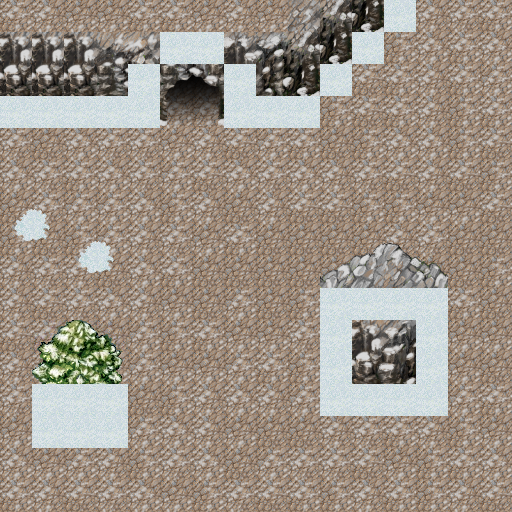

Tiled map render using the project's own tile images. Description and the whole map definition, tile-layer contents included, below:
An orthogonal 16x16 tile map with 32x32 px tiles, 4 tile layers (terrain, scenery, overlay, collision) and 1 object (spawnLocation).

<map version="1.10" tiledversion="1.10.2" orientation="orthogonal" renderorder="right-down" width="16" height="16" tilewidth="32" tileheight="32" infinite="0" nextlayerid="8" nextobjectid="3">
 <tileset firstgid="1" source="snowTileset.tsx" />
 <layer id="1" name="terrain" width="16" height="16">
  <data encoding="csv">
96,110,127,127,96,96,127,110,127,96,111,112,110,110,94,96,
127,112,128,111,94,111,112,96,96,126,96,126,112,126,96,126,
94,111,126,96,112,94,94,111,111,128,96,95,96,110,96,128,
127,127,96,126,111,110,111,111,94,112,112,95,96,110,112,96,
94,111,126,94,94,127,110,95,128,96,111,112,126,126,112,95,
126,94,96,126,94,128,95,126,94,126,110,94,95,110,95,112,
111,94,128,128,126,112,110,111,110,95,95,112,112,127,127,95,
112,111,112,128,110,94,127,96,111,111,111,111,110,94,111,111,
110,94,110,111,126,96,111,111,111,111,111,111,111,111,111,112,
110,95,94,126,110,127,111,128,111,112,96,94,95,110,96,111,
95,96,95,111,128,112,96,127,127,94,95,126,111,128,127,127,
110,94,95,126,128,127,127,128,96,112,95,128,110,94,127,111,
94,128,128,94,111,112,110,126,110,128,111,96,111,111,128,96,
127,112,111,96,128,126,110,127,111,111,110,94,96,110,112,127,
126,127,128,110,112,94,126,111,128,94,94,95,127,112,96,126,
96,110,95,94,126,127,112,94,95,96,112,110,96,112,110,95
</data>
 </layer>
 <layer id="2" name="scenery" width="16" height="16">
  <data encoding="csv">
0,0,0,0,0,0,0,0,0,0,0,0,0,0,0,0,
0,0,0,0,0,0,0,0,0,0,0,0,0,0,0,0,
0,0,0,0,0,0,0,0,0,0,0,0,0,0,0,0,
0,0,0,0,0,252,253,0,0,0,0,0,0,0,0,0,
0,0,0,0,0,0,0,0,0,0,0,0,0,0,0,0,
0,0,0,0,0,0,0,0,0,0,0,0,0,0,0,0,
124,125,0,0,0,0,0,0,0,0,0,0,0,0,0,0,
140,141,124,125,0,0,0,0,0,0,0,0,0,0,0,0,
0,0,140,141,0,0,0,0,0,0,0,0,0,0,0,0,
0,0,0,0,0,0,0,0,0,0,193,40,41,196,0,0,
0,0,0,0,0,0,0,0,0,0,209,210,211,212,0,0,
0,0,0,0,0,0,0,0,0,0,225,226,227,228,0,0,
0,183,184,185,0,0,0,0,0,0,241,242,243,244,0,0,
0,199,200,201,0,0,0,0,0,0,0,0,0,0,0,0,
0,0,0,0,0,0,0,0,0,0,0,0,0,0,0,0,
0,0,0,0,0,0,0,0,0,0,0,0,0,0,0,0
</data>
 </layer>
 <objectgroup id="3" name="entities" />
 <objectgroup id="4" name="foreground">
  <object id="2" name="spawnLocation" x="128" y="128" width="32" height="32">
   <properties>
    <property name="spawnLocation" value="tutorialMap" />
   </properties>
  </object>
 </objectgroup>
 <layer id="5" name="overlay" width="16" height="16">
  <data encoding="csv">
0,0,0,0,0,204,205,0,0,58,74,90,0,0,0,0,
66,66,66,67,68,220,221,72,73,74,90,106,0,0,0,0,
82,82,82,83,84,236,237,88,89,90,106,0,0,0,0,0,
98,98,98,99,100,0,0,104,105,106,0,0,0,0,0,0,
0,0,0,0,0,0,0,0,0,0,0,0,0,0,0,0,
0,0,0,0,0,0,0,0,0,0,0,0,0,0,0,0,
0,0,0,0,0,0,0,0,0,0,0,0,0,0,0,0,
0,0,0,0,0,0,0,0,0,0,7,8,9,10,0,0,
0,0,0,0,0,0,0,0,0,0,23,24,25,26,0,0,
0,0,0,0,0,0,0,0,0,0,0,0,0,0,0,0,
0,151,152,153,0,0,0,0,0,0,0,0,0,0,0,0,
0,167,168,169,0,0,0,0,0,0,0,0,0,0,0,0,
0,0,0,0,0,0,0,0,0,0,0,0,0,0,0,0,
0,0,0,0,0,0,0,0,0,0,0,0,0,0,0,0,
0,0,0,0,0,0,0,0,0,0,0,0,0,0,0,0,
0,0,0,0,0,0,0,0,0,0,0,0,0,0,0,0
</data>
 </layer>
 <layer id="7" name="collision" width="16" height="16">
  <data encoding="csv">
0,0,0,0,0,0,0,0,0,0,0,0,11,0,0,0,
0,0,0,0,0,11,11,0,0,0,0,11,0,0,0,0,
0,0,0,0,11,0,0,11,0,0,11,0,0,0,0,0,
11,11,11,11,11,0,0,11,11,11,0,0,0,0,0,0,
0,0,0,0,0,0,0,0,0,0,0,0,0,0,0,0,
0,0,0,0,0,0,0,0,0,0,0,0,0,0,0,0,
0,0,0,0,0,0,0,0,0,0,0,0,0,0,0,0,
0,0,0,0,0,0,0,0,0,0,0,0,0,0,0,0,
0,0,0,0,0,0,0,0,0,0,0,0,0,0,0,0,
0,0,0,0,0,0,0,0,0,0,11,11,11,11,0,0,
0,0,0,0,0,0,0,0,0,0,11,0,0,11,0,0,
0,0,0,0,0,0,0,0,0,0,11,0,0,11,0,0,
0,11,11,11,0,0,0,0,0,0,11,11,11,11,0,0,
0,11,11,11,0,0,0,0,0,0,0,0,0,0,0,0,
0,0,0,0,0,0,0,0,0,0,0,0,0,0,0,0,
0,0,0,0,0,0,0,0,0,0,0,0,0,0,0,0
</data>
 </layer>
 <objectgroup id="6" name="scripts" />
</map>
